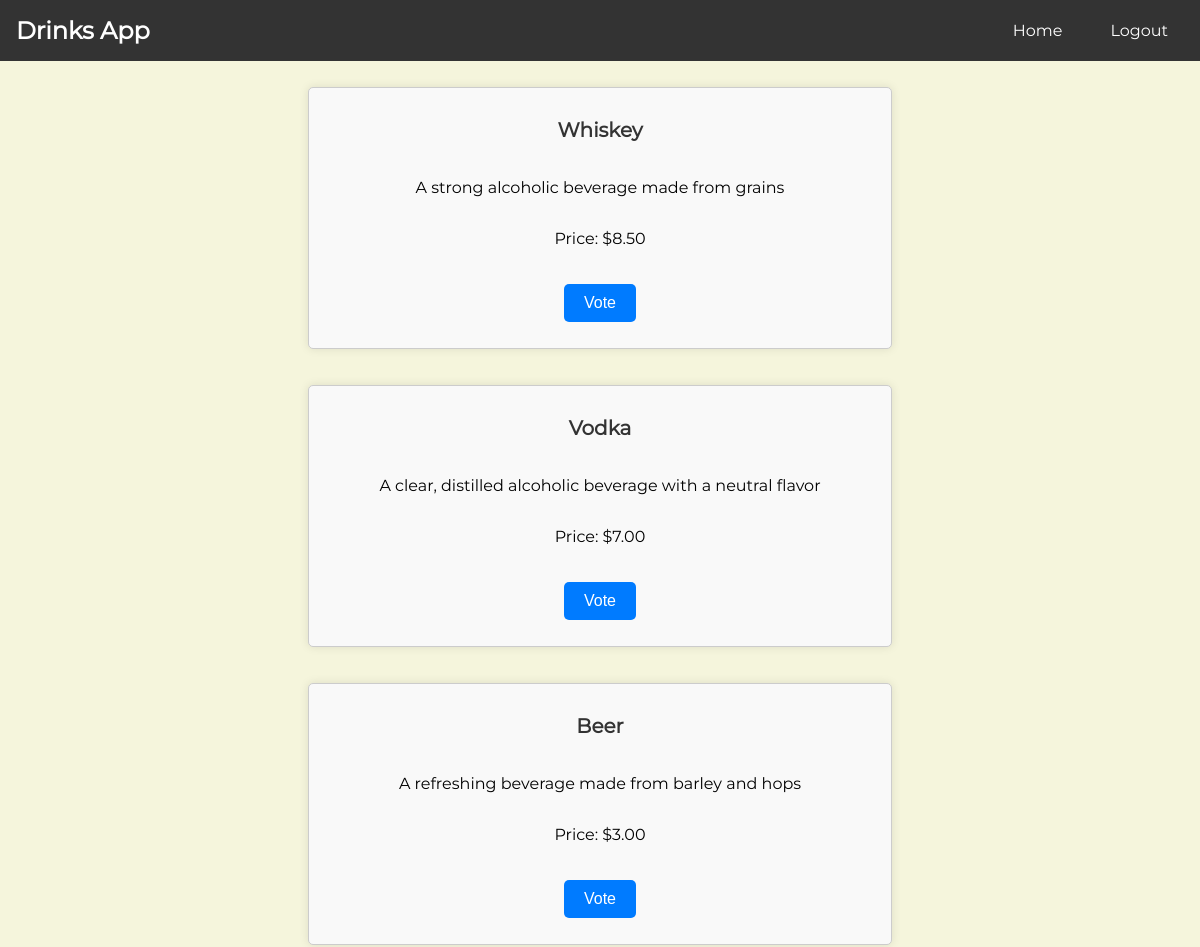
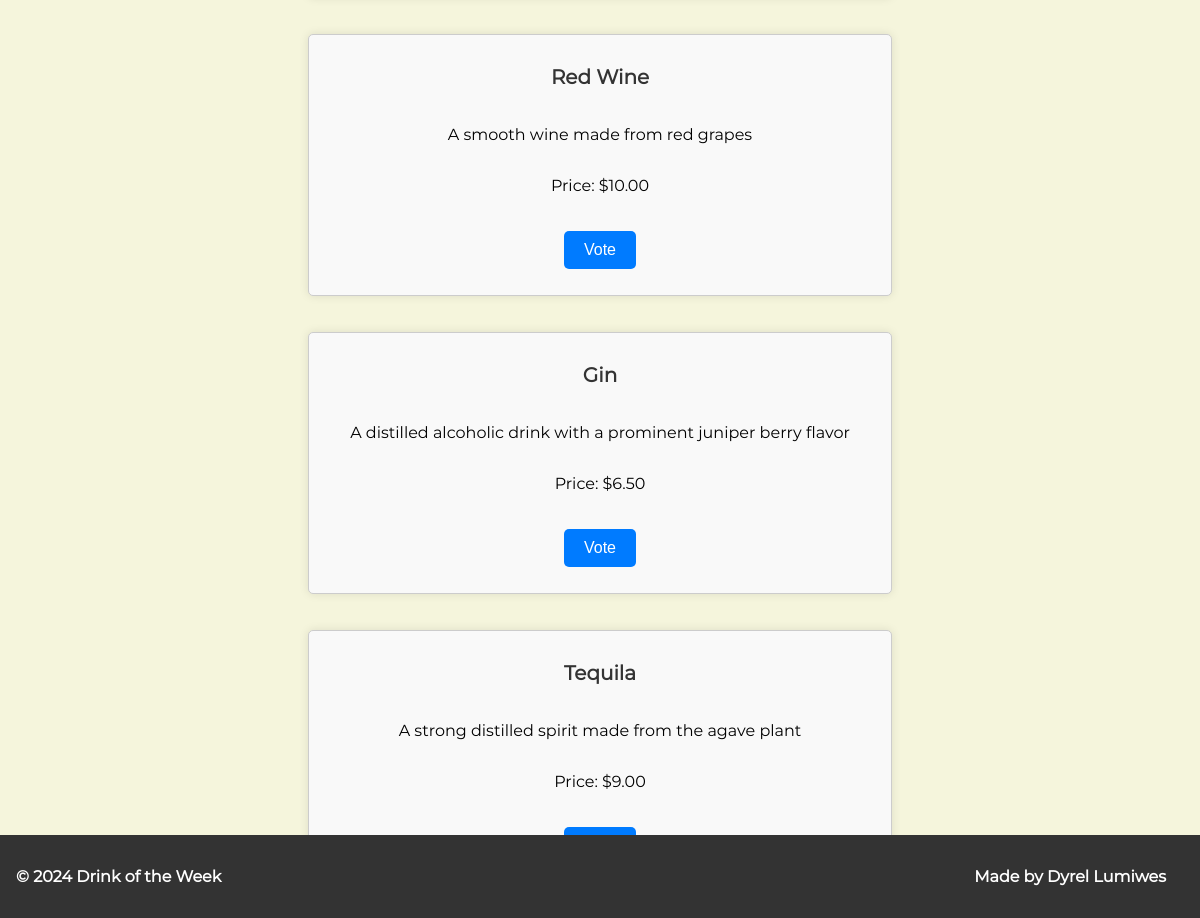
Page /voter/voting-page.php (signed in) on the committed database (2 pictures, top to bottom).
### tables this page shows
create table Drinks (
    id int primary key auto_increment,
    name_of_drink varchar(255) NOT NULL,
    descripton varchar(255),
    price decimal(10,2),
    rating decimal(10,2),
    likes int default 0
);

### www/voter/voting-page.php (the view, shortened to what this page needs)
<!DOCTYPE HTML PUBLIC "-//IETF//DTD HTML//EN">
<html>
<head>
</head>
<body class=vote-body>
    <div class="card-container">
        <nav class="navbar">
            <div class="navbar-logo">Drinks App</div>
            <ul class="navbar-links">
                <li><a href="index.php">Home</a></li>
                <li><a href="logout.php">Logout</a></li>
            </ul>
        </nav>
        <div class="card-grid">
            <?php
            $db_host   = '192.168.2.12';
            $db_name   = 'drinksDB';
            $db_user   = 'webuser';
            $db_passwd = 'password';
            $pdo_dsn = "mysql:host=$db_host;dbname=$db_name";
            $pdo = new PDO($pdo_dsn, $db_user, $db_passwd);
            $pdo->setAttribute(PDO::ATTR_ERRMODE, PDO::ERRMODE_EXCEPTION);
            $q = $pdo->query("SELECT * FROM Drinks");
            $userId = $_SESSION['user_id'];
            $chosenDrinkStmt = $pdo->prepare("SELECT * FROM UserLikes WHERE user_id = :userId");
            $chosenDrinkStmt->bindParam(':userId', $userId);
            $chosenDrinkStmt->execute();
            $drink = $chosenDrinkStmt->fetch(PDO::FETCH_ASSOC);
            while ($row = $q->fetch()) {
                    if ($drink['drink_id'] == $row['id']) {
                        echo "<div class='card-item'id='selected-drink'>";
                        echo "<h3>" . htmlspecialchars($row["name_of_drink"]) . "</h3>";
                        echo "<p>" . htmlspecialchars($row["descripton"]) . "</p>";
                        echo "<p>Price: $" . htmlspecialchars($row["price"]) . "</p>";
                        echo "<p>You have already voted for this drink</p>";
                        echo "</div>";
                    } else {
                    echo "<div class='card-item'>";
                    echo "<h3>" . htmlspecialchars($row["name_of_drink"]) . "</h3>";
                    echo "<p>" . htmlspecialchars($row["descripton"]) . "</p>";
                    echo "<p>Price: $" . htmlspecialchars($row["price"]) . "</p>";
                    echo "<form action='choose-voted-drink.php' method='post'>";
                    echo "<input class='submit-button' type='submit' value='Vote'>";
                    echo "</form>";
                    echo "</div>";
                    }
            }
            ?>
        </div>
        <div class="footer">
            <p> &copy; 2024 Drink of the Week </p>
            <p> Made by Dyrel Lumiwes </p>
        </div>
    </div>
</body>
</html>

### rows in the picture
drinks: name_of_drink "Whiskey", descripton "A strong alcoholic beverage made from grains", price "8.50"
drinks: name_of_drink "Vodka", descripton "A clear, distilled alcoholic beverage with a neutral flavor", price "7.00"
drinks: name_of_drink "Beer", descripton "A refreshing beverage made from barley and hops", price "3.00"
drinks: name_of_drink "Red Wine", descripton "A smooth wine made from red grapes", price "10.00"
drinks: name_of_drink "Gin", descripton "A distilled alcoholic drink with a prominent juniper berry flavor", price "6.50"
drinks: name_of_drink "Tequila", descripton "A strong distilled spirit made from the agave plant", price "9.00"
